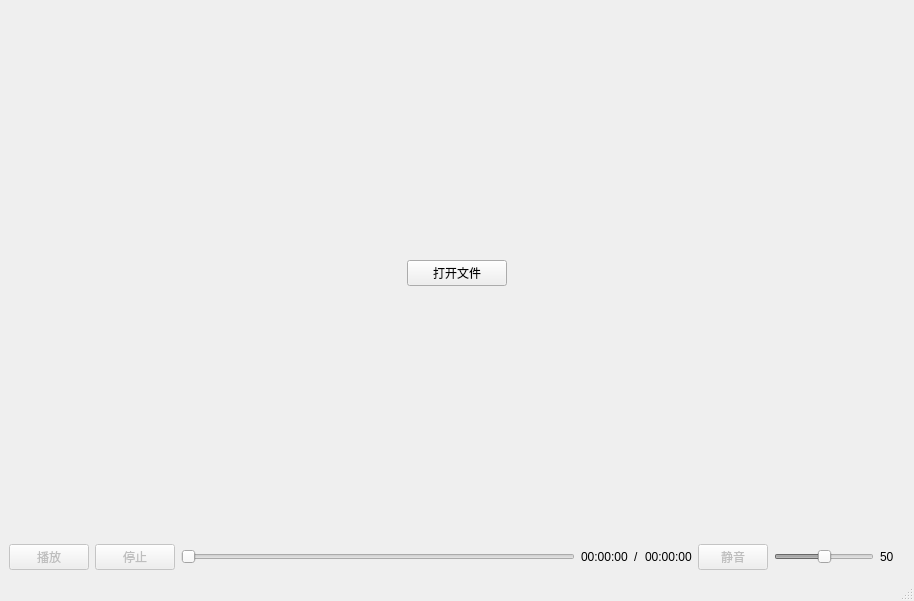
<?xml version="1.0" encoding="UTF-8"?>
<ui version="4.0">
 <class>MainWindow</class>
 <widget class="QMainWindow" name="MainWindow">
  <property name="geometry">
   <rect>
    <x>0</x>
    <y>0</y>
    <width>914</width>
    <height>601</height>
   </rect>
  </property>
  <property name="windowTitle">
   <string>MainWindow</string>
  </property>
  <widget class="QWidget" name="centralwidget">
   <layout class="QGridLayout" name="gridLayout">
    <item row="0" column="0">
     <widget class="QStackedWidget" name="playWidget">
      <property name="minimumSize">
       <size>
        <width>0</width>
        <height>300</height>
       </size>
      </property>
      <property name="currentIndex">
       <number>0</number>
      </property>
      <widget class="QWidget" name="openFilePage">
       <layout class="QHBoxLayout" name="horizontalLayout_5">
        <item>
         <widget class="QPushButton" name="openFileBtn">
          <property name="maximumSize">
           <size>
            <width>100</width>
            <height>16777215</height>
           </size>
          </property>
          <property name="text">
           <string>打开文件</string>
          </property>
         </widget>
        </item>
       </layout>
      </widget>
      <widget class="QWidget" name="videoPage">
       <layout class="QGridLayout" name="gridLayout_2">
        <item row="0" column="0">
         <widget class="VideoWidget" name="videoWidget" native="true"/>
        </item>
       </layout>
      </widget>
     </widget>
    </item>
    <item row="1" column="0">
     <layout class="QHBoxLayout" name="horizontalLayout_4">
      <item>
       <layout class="QHBoxLayout" name="horizontalLayout">
        <item>
         <widget class="QPushButton" name="playBtn">
          <property name="enabled">
           <bool>false</bool>
          </property>
          <property name="text">
           <string>播放</string>
          </property>
         </widget>
        </item>
        <item>
         <widget class="QPushButton" name="stopBtn">
          <property name="enabled">
           <bool>false</bool>
          </property>
          <property name="text">
           <string>停止</string>
          </property>
         </widget>
        </item>
       </layout>
      </item>
      <item>
       <layout class="QHBoxLayout" name="horizontalLayout_2">
        <item>
         <widget class="VideoSlider" name="timeSlider">
          <property name="enabled">
           <bool>false</bool>
          </property>
          <property name="minimumSize">
           <size>
            <width>250</width>
            <height>0</height>
           </size>
          </property>
          <property name="orientation">
           <enum>Qt::Horizontal</enum>
          </property>
         </widget>
        </item>
        <item>
         <widget class="QLabel" name="currentTime">
          <property name="text">
           <string>00:00:00</string>
          </property>
         </widget>
        </item>
        <item>
         <widget class="QLabel" name="label_2">
          <property name="text">
           <string>/</string>
          </property>
         </widget>
        </item>
        <item>
         <widget class="QLabel" name="durationTime">
          <property name="text">
           <string>00:00:00</string>
          </property>
         </widget>
        </item>
       </layout>
      </item>
      <item>
       <layout class="QHBoxLayout" name="horizontalLayout_3">
        <item>
         <widget class="QPushButton" name="muteBtn">
          <property name="enabled">
           <bool>false</bool>
          </property>
          <property name="minimumSize">
           <size>
            <width>70</width>
            <height>0</height>
           </size>
          </property>
          <property name="maximumSize">
           <size>
            <width>70</width>
            <height>16777215</height>
           </size>
          </property>
          <property name="text">
           <string>静音</string>
          </property>
         </widget>
        </item>
        <item>
         <widget class="VideoSlider" name="volumeSlider">
          <property name="enabled">
           <bool>false</bool>
          </property>
          <property name="minimumSize">
           <size>
            <width>100</width>
            <height>0</height>
           </size>
          </property>
          <property name="maximumSize">
           <size>
            <width>100</width>
            <height>16777215</height>
           </size>
          </property>
          <property name="maximum">
           <number>100</number>
          </property>
          <property name="value">
           <number>50</number>
          </property>
          <property name="orientation">
           <enum>Qt::Horizontal</enum>
          </property>
         </widget>
        </item>
        <item>
         <widget class="QLabel" name="volumeLabel">
          <property name="minimumSize">
           <size>
            <width>25</width>
            <height>0</height>
           </size>
          </property>
          <property name="maximumSize">
           <size>
            <width>25</width>
            <height>16777215</height>
           </size>
          </property>
          <property name="text">
           <string>50</string>
          </property>
         </widget>
        </item>
       </layout>
      </item>
     </layout>
    </item>
   </layout>
  </widget>
  <widget class="QMenuBar" name="menubar">
   <property name="geometry">
    <rect>
     <x>0</x>
     <y>0</y>
     <width>914</width>
     <height>24</height>
    </rect>
   </property>
  </widget>
  <widget class="QStatusBar" name="statusbar"/>
 </widget>
 <customwidgets>
  <customwidget>
   <class>VideoWidget</class>
   <extends>QWidget</extends>
   <header>videowidget.h</header>
   <container>1</container>
  </customwidget>
  <customwidget>
   <class>VideoSlider</class>
   <extends>QSlider</extends>
   <header location="global">videoslider.h</header>
  </customwidget>
 </customwidgets>
 <resources/>
 <connections/>
</ui>
